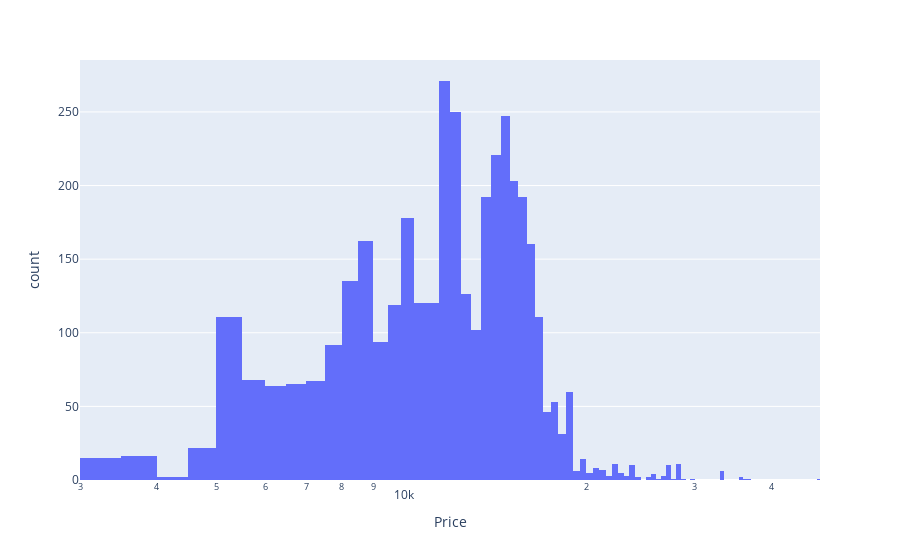

The code cell stored with this chart in its notebook:
### Code cell
px.histogram(data_frame=df,x="Price",log_x=True)

### Figure 1 — Plotly figure (JSON) as saved in the notebook; plotly's stock layout.template omitted (floating-point values rounded to 4 significant figures; data arrays with more than 128 entries replaced by an {"elided": "..."} marker saying what was removed)
{"data": [{"alignmentgroup": "True", "bingroup": "x", "hovertemplate": "Price=%{x}<br>count=%{y}<extra></extra>", "legendgroup": "", "marker": {"color": "#636efa", "pattern": {"shape": ""}}, "name": "", "offsetgroup": "", "orientation": "v", "showlegend": false, "type": "histogram", "x": {"elided": "3835 int values"}, "xaxis": "x", "yaxis": "y"}], "layout": {"barmode": "relative", "legend": {"tracegroupgap": 0}, "margin": {"t": 60}, "xaxis": {"anchor": "y", "domain": [0, 1], "title": {"text": "Price"}, "type": "log"}, "yaxis": {"anchor": "x", "domain": [0, 1], "title": {"text": "count"}}}}
